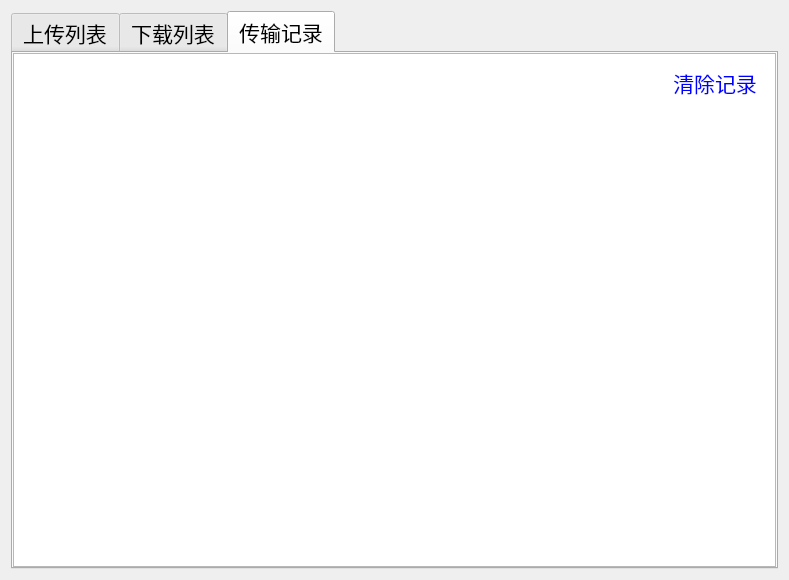
<?xml version="1.0" encoding="UTF-8"?>
<ui version="4.0">
 <class>Transfer</class>
 <widget class="QWidget" name="Transfer">
  <property name="geometry">
   <rect>
    <x>0</x>
    <y>0</y>
    <width>789</width>
    <height>580</height>
   </rect>
  </property>
  <property name="windowTitle">
   <string>Form</string>
  </property>
  <layout class="QGridLayout" name="gridLayout">
   <item row="0" column="0">
    <widget class="QTabWidget" name="tabWidget">
     <property name="font">
      <font>
       <family>新宋体</family>
       <pointsize>16</pointsize>
      </font>
     </property>
     <property name="currentIndex">
      <number>2</number>
     </property>
     <widget class="QWidget" name="upload">
      <attribute name="title">
       <string>上传列表</string>
      </attribute>
      <layout class="QVBoxLayout" name="verticalLayout_2">
       <property name="spacing">
        <number>0</number>
       </property>
       <property name="leftMargin">
        <number>0</number>
       </property>
       <property name="topMargin">
        <number>0</number>
       </property>
       <property name="rightMargin">
        <number>0</number>
       </property>
       <property name="bottomMargin">
        <number>0</number>
       </property>
       <item>
        <widget class="QScrollArea" name="scrollArea">
         <property name="widgetResizable">
          <bool>true</bool>
         </property>
         <widget class="QWidget" name="upload_scroll">
          <property name="geometry">
           <rect>
            <x>0</x>
            <y>0</y>
            <width>759</width>
            <height>516</height>
           </rect>
          </property>
          <layout class="QVBoxLayout" name="verticalLayout_5">
           <property name="spacing">
            <number>0</number>
           </property>
           <property name="leftMargin">
            <number>0</number>
           </property>
           <property name="topMargin">
            <number>0</number>
           </property>
           <property name="rightMargin">
            <number>0</number>
           </property>
           <property name="bottomMargin">
            <number>0</number>
           </property>
          </layout>
         </widget>
        </widget>
       </item>
      </layout>
     </widget>
     <widget class="QWidget" name="download">
      <attribute name="title">
       <string>下载列表</string>
      </attribute>
      <layout class="QVBoxLayout" name="verticalLayout_3">
       <property name="leftMargin">
        <number>0</number>
       </property>
       <property name="topMargin">
        <number>0</number>
       </property>
       <property name="rightMargin">
        <number>0</number>
       </property>
       <property name="bottomMargin">
        <number>0</number>
       </property>
       <item>
        <widget class="QScrollArea" name="scrollArea_2">
         <property name="widgetResizable">
          <bool>true</bool>
         </property>
         <widget class="QWidget" name="download_scroll">
          <property name="geometry">
           <rect>
            <x>0</x>
            <y>0</y>
            <width>759</width>
            <height>516</height>
           </rect>
          </property>
          <layout class="QVBoxLayout" name="verticalLayout_6">
           <property name="spacing">
            <number>0</number>
           </property>
           <property name="leftMargin">
            <number>0</number>
           </property>
           <property name="topMargin">
            <number>0</number>
           </property>
           <property name="rightMargin">
            <number>0</number>
           </property>
           <property name="bottomMargin">
            <number>0</number>
           </property>
          </layout>
         </widget>
        </widget>
       </item>
      </layout>
     </widget>
     <widget class="QWidget" name="record">
      <attribute name="title">
       <string>传输记录</string>
      </attribute>
      <layout class="QVBoxLayout" name="verticalLayout_4">
       <property name="spacing">
        <number>0</number>
       </property>
       <property name="leftMargin">
        <number>0</number>
       </property>
       <property name="topMargin">
        <number>0</number>
       </property>
       <property name="rightMargin">
        <number>0</number>
       </property>
       <property name="bottomMargin">
        <number>0</number>
       </property>
       <item>
        <widget class="QScrollArea" name="scrollArea_3">
         <property name="widgetResizable">
          <bool>true</bool>
         </property>
         <widget class="QWidget" name="scrollAreaWidgetContents_3">
          <property name="geometry">
           <rect>
            <x>0</x>
            <y>0</y>
            <width>759</width>
            <height>516</height>
           </rect>
          </property>
          <layout class="QGridLayout" name="gridLayout_2">
           <property name="leftMargin">
            <number>0</number>
           </property>
           <property name="topMargin">
            <number>0</number>
           </property>
           <property name="rightMargin">
            <number>0</number>
           </property>
           <property name="bottomMargin">
            <number>0</number>
           </property>
           <property name="spacing">
            <number>0</number>
           </property>
           <item row="2" column="0" colspan="2">
            <widget class="QTextEdit" name="record_msg">
             <property name="frameShape">
              <enum>QFrame::NoFrame</enum>
             </property>
            </widget>
           </item>
           <item row="1" column="0">
            <widget class="QWidget" name="widget" native="true">
             <property name="styleSheet">
              <string notr="true">background-color: #ffffff;</string>
             </property>
             <layout class="QHBoxLayout" name="horizontalLayout">
              <item>
               <spacer name="horizontalSpacer">
                <property name="orientation">
                 <enum>Qt::Horizontal</enum>
                </property>
                <property name="sizeHint" stdset="0">
                 <size>
                  <width>40</width>
                  <height>20</height>
                 </size>
                </property>
               </spacer>
              </item>
              <item>
               <widget class="QToolButton" name="clearBtn">
                <property name="minimumSize">
                 <size>
                  <width>0</width>
                  <height>35</height>
                 </size>
                </property>
                <property name="font">
                 <font>
                  <family>新宋体</family>
                  <pointsize>16</pointsize>
                  <weight>50</weight>
                  <italic>false</italic>
                  <bold>false</bold>
                 </font>
                </property>
                <property name="styleSheet">
                 <string notr="true">color: rgb(0, 0, 255);
font: 16pt &quot;新宋体&quot;;</string>
                </property>
                <property name="text">
                 <string>清除记录</string>
                </property>
                <property name="autoRaise">
                 <bool>true</bool>
                </property>
               </widget>
              </item>
             </layout>
            </widget>
           </item>
          </layout>
         </widget>
        </widget>
       </item>
      </layout>
     </widget>
    </widget>
   </item>
  </layout>
 </widget>
 <resources/>
 <connections/>
</ui>
